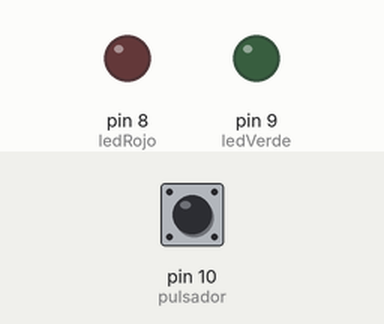
Bench run of a sketch on a simulated Arduino Uno, built with avr-gcc and run on an emulated ATmega328P. On the bench: output pins drawn as LEDs (lit = HIGH). Dashed ring = blinking. The inputs (shaded band) are chosen by the test bench; at power-on: pin 10 (pulsador) LOW.

Above: at 1.2 s.
1.3 s: pin 10 (pulsador) pulled HIGH for 0.15 s
At 1.7 s:
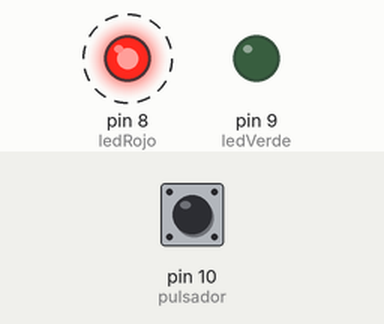
Timing chart, 0 to 12.3 s (numbered marks = the images above; inputs shaded):
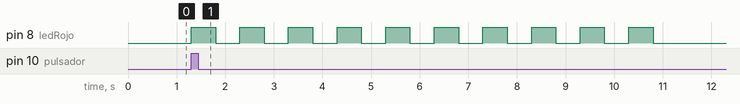

Measured:
- after the input at 1.3 s, pin 8 (ledRojo): alternates HIGH for 0.50 s and LOW for 0.50 s, 20 changes in all, then stays LOW, starting at once

The sketch:

s4_BUCLES_FOR.ino
```cpp
const int ledRojo = 8;
const int ledVerde = 9;
const int pulsador = 10;

void setup() {
  pinMode(ledRojo, OUTPUT);
  pinMode(ledVerde, OUTPUT);
  pinMode(pulsador, INPUT);
}

void loop() {
  int estadoPulsador = digitalRead(pulsador);

  if (estadoPulsador == HIGH) { // Si el pulsador está presionado
    for (int i = 0; i < 10; i++) { // Bucle for que se repite 10 veces
      digitalWrite(ledRojo, HIGH); // Encendemos el LED rojo
      delay(500); // Esperamos 500 milisegundos
      digitalWrite(ledRojo, LOW); // Apagamos el LED rojo
      delay(500); // Esperamos 500 milisegundos
    }
  } else { // Si el pulsador no está presionado
    // No hacemos nada
  }
}
```
